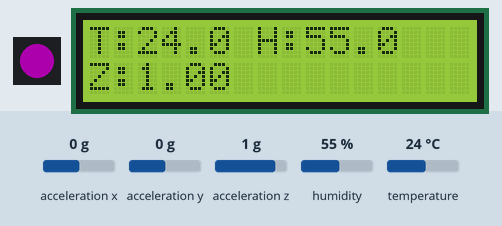
Simulated run of this program. Board: ESP32 board running MicroPython. On the bench: 1 RGB LEDs in strip order, left to right, 16×2 character LCD. Inputs (shaded band) come from the test bench; at power-on: acceleration z 1 g, humidity 55 %, temperature 24 °C, acceleration x 0 g, acceleration y 0 g. Dim RGB values are drawn brighter than linear; library files of the repository ran but are not shown: i2c_bus.py, aht20.py, lis3dhtr.py, lcd_i2c.py; what the program prints to the serial console is not drawn.

Above: at 2.0 s.
2.1 s: acceleration z set to -1.4 g
At 3.9 s:
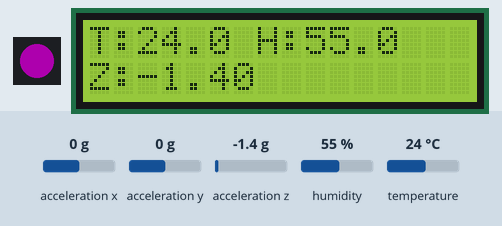
4.2 s: humidity set to 22 %
At 6.4 s:
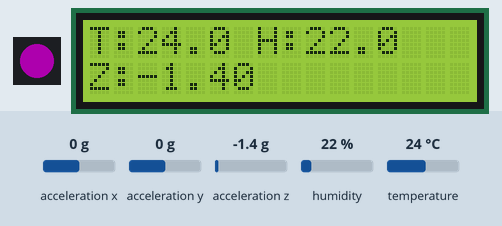
6.7 s: temperature set to 12 °C
At 8.9 s:
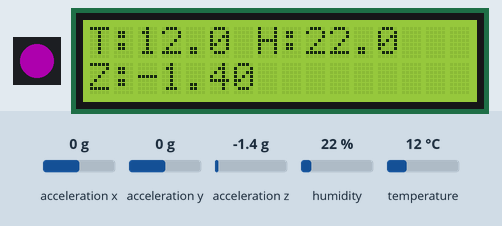
9.2 s: acceleration z set to -0.8 g
At 11.4 s:
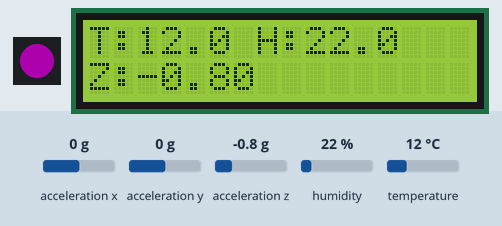
11.8 s: humidity set to 40 %
At 14.1 s:
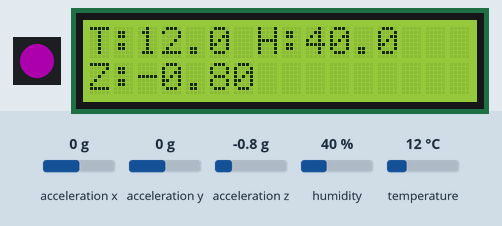
Timing chart, 0 to 15.2 s (numbered marks = the images above; inputs shaded):
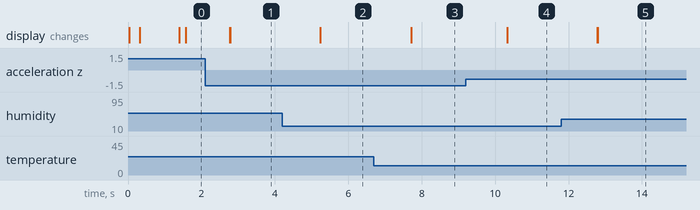

The program:

main.py
```python
from time import sleep
from i2c_bus import BusI2C
from aht20 import AHT20
from lis3dhtr import LIS3DHTR
from rgb_led import LedRGB
from lcd_i2c import LCD_I2C

print("Iniciando sistema ESP32...")

i2c = BusI2C()
sensor_temp = AHT20(i2c)
acelerometro = LIS3DHTR(i2c)
led = LedRGB()
lcd = LCD_I2C(i2c, direccion=0x27, columnas=16, filas=2)
lcd.limpiar()
lcd.escribir_linea(0, "Sistema ESP32")
lcd.escribir_linea(1, "Iniciando...")

while True:
    sleep(1)

    x, y, z = acelerometro.leer()
    temp, hum = sensor_temp.leer()

    if x is None or temp is None:
        led.set_color_basico(LedRGB.COLOR_ROJO)   # error
    else:
        led.set_color_basico(LedRGB.COLOR_MAGENTA)   # OK

    lcd.escribir_linea(0, "T:{:.1f} H:{:.1f}".format(temp, hum))
    lcd.escribir_linea(1, "Z:{:.2f}".format(z))

    print(f"Acel: {x:.2f},{y:.2f},{z:.2f}  Temp: {temp:.1f}C  Hum: {hum:.1f}%")
```

rgb_led.py
```python
from machine import Pin
import neopixel

class LedRGB:
    # Colores básicos (RGB)
    COLOR_APAGADO   = (0, 0, 0)
    COLOR_ROJO      = (255, 0, 0)
    COLOR_VERDE     = (0, 255, 0)
    COLOR_AZUL      = (0, 0, 255)
    COLOR_AMARILLO  = (255, 200, 0)
    COLOR_NARANJA   = (255, 120, 0)
    COLOR_CIAN      = (0, 255, 255)
    COLOR_MAGENTA   = (255, 0, 255)
    COLOR_BLANCO    = (255, 255, 255)
    COLOR_BLANCO_SUAVE = (20, 20, 20)

    def __init__(self, pin=2, brillo=0.2):
        self.np = neopixel.NeoPixel(Pin(pin), 1)
        self.brillo = brillo
        self.color_actual = self.COLOR_APAGADO
        self.apagar()

    def _escala(self, color):
        return tuple(int(c * self.brillo) for c in color)

    def set_color(self, r, g, b):
        self.color_actual = (r, g, b)
        self.np[0] = self._escala(self.color_actual)
        self.np.write()

    def set_color_basico(self, color):
        """
        color: una de las constantes COLOR_*
        """
        self.set_color(*color)

    def apagar(self):
        self.set_color(*self.COLOR_APAGADO)
```

Measured:
- after the input at 2.1 s, the display: first changes after 0.67 s (image 1 shows a later state)
- after the input at 4.2 s, the display: first changes after 1.0 s (image 2 shows a later state)
- after the input at 6.7 s, the display: first changes after 1.0 s (image 3 shows a later state)
- after the input at 9.2 s, the display: first changes after 1.1 s (image 4 shows a later state)
- after the input at 11.8 s, the display: first changes after 0.98 s (image 5 shows a later state)
